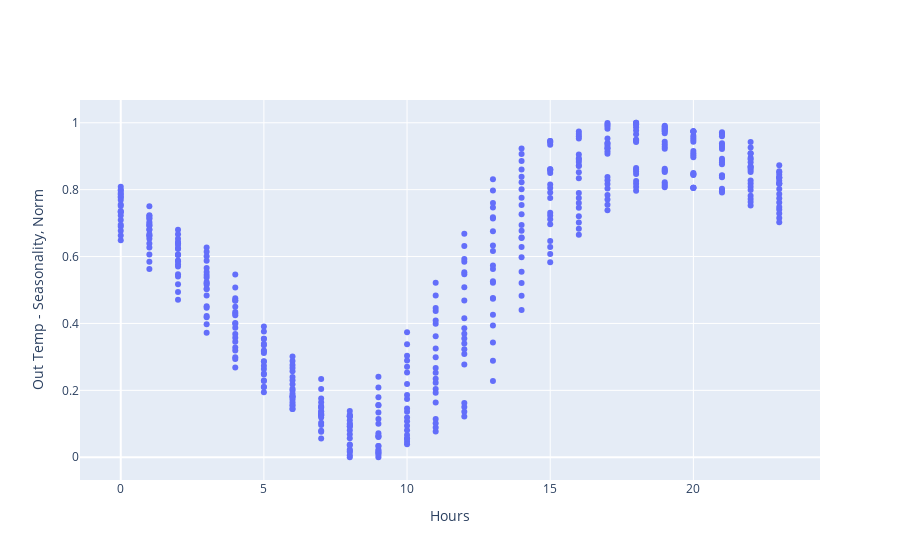

Notebook cell for this chart:
### Code cell
fig = go.Figure()
fig.add_trace(go.Scatter(
                    x=pd.to_datetime(t01.data["Out"].datetimes).hour,
                    y=out_dif, 
                    mode='markers',
                    name="Difference"
                ))

fig.update_layout(xaxis_title='Hours',
                  yaxis_title='Out Temp - Seasonality, Norm',)

### Figure 1 — Plotly figure (JSON) as saved in the notebook; plotly's stock layout.template omitted (floating-point values rounded to 4 significant figures; data arrays with more than 128 entries replaced by an {"elided": "..."} marker saying what was removed)
{"data": [{"mode": "markers", "name": "Difference", "type": "scatter", "x": {"elided": "480 int values"}, "y": {"elided": "480 float values"}}], "layout": {"xaxis": {"title": {"text": "Hours"}}, "yaxis": {"title": {"text": "Out Temp - Seasonality, Norm"}}}}
